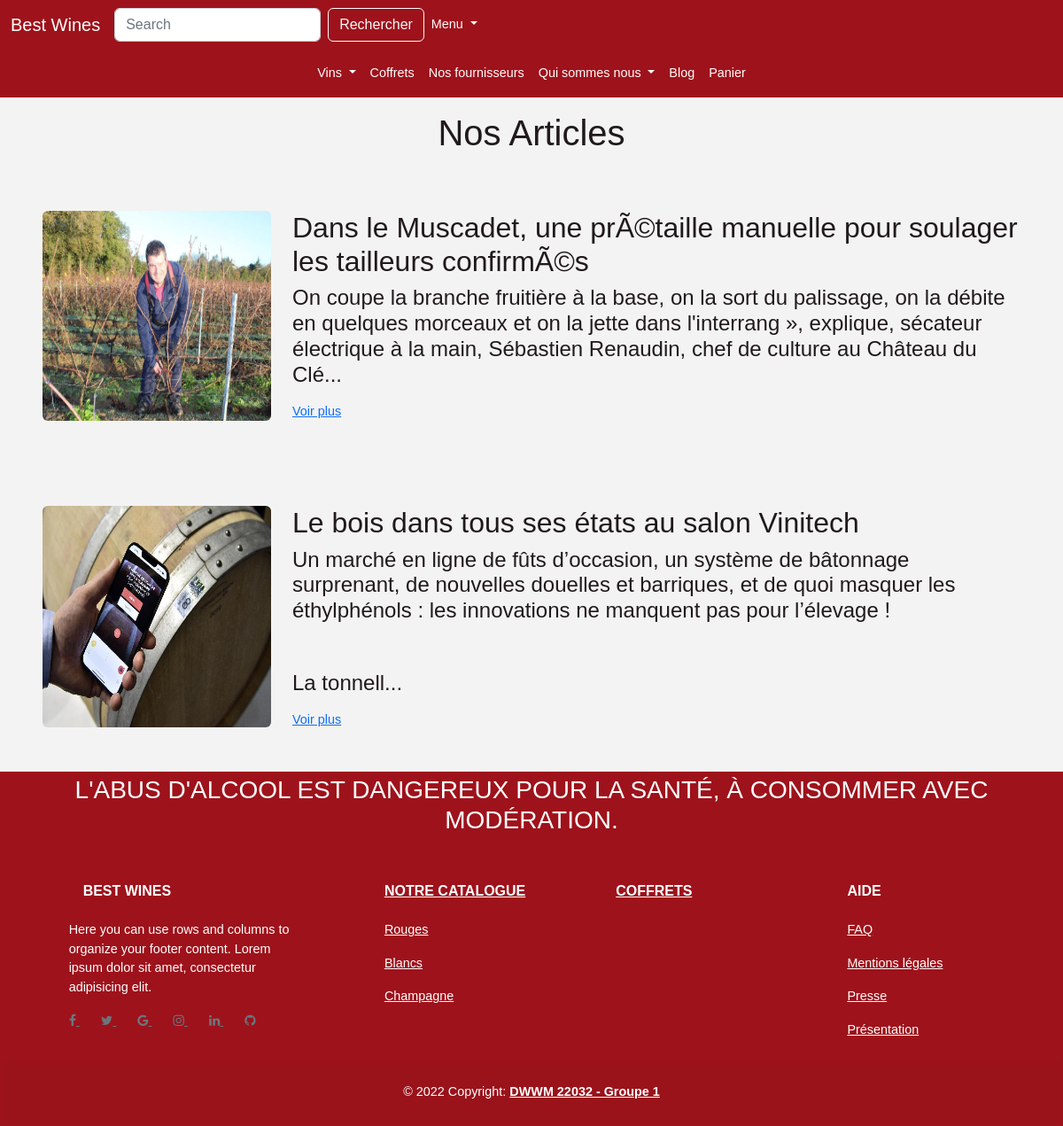
Page /blog on the committed database.
### tables this page shows
CREATE TABLE `article` (
  `id` int(11) NOT NULL,
  `title` varchar(255) NOT NULL,
  `content` text NOT NULL,
  `date` timestamp NOT NULL DEFAULT current_timestamp(),
  `id_user` int(11) DEFAULT NULL,
  `photo_article` varchar(255) DEFAULT NULL
);

### core/Controller.php (called while the page is built, shortened)
<?php
abstract class Controller
{
    public function renderView(string $view_name, array $params = []): void
    {
        extract($params);
        require_once "src/views/$view_name.php";
        require_once 'src/views/layout.php';
    }
}

### src/controllers/BlogController.php (called while the page is built, shortened)
<?php
class BlogController extends Controller
{
    public function showArticle()
    {
        $article = new Article;
        $articles = $article->findAll();
        $this->renderView('blog/index', compact('articles'));
    }
}

### core/Router.php (called while the page is built, shortened)
<?php
class Router
{
    private static array $routes = [];
    public static function register(string $request, string $action) : void
    {
        self::$routes[$request] = $action;
    }
    public static function resolve(string $request_uri) : void
    {
        $request_uri = explode("?", $request_uri)[0];
        [$controller_name , $action_name] = explode('::', self::$routes[$request_uri]);
        $instance = new $controller_name();
        call_user_func_array([$instance, $action_name], []);
    }
}

### index.php (called while the page is built, shortened)
<?php
$request_uri = str_replace(BASE_DIR, '', $_SERVER['REQUEST_URI']);
try {
    Router::resolve($request_uri);
}catch (Exception $e)
{
    echo $e->getMessage();
}

### core/Database.php (called while the page is built, shortened)
<?php
class Database
{
    private static \PDO|null $instance = null;
    public static function getPdo(): \PDO
    {
        if (self::$instance == null){
            try {
                self::$instance = new \PDO(
                    "mysql:host=".$_ENV['DATABASE_HOST'].";dbname=".$_ENV['DATABASE_NAME'],
                    $_ENV['DATABASE_USERNAME'],
                    $_ENV['DATABASE_PASSWORD'],
                    [
                        \PDO::ATTR_ERRMODE => \PDO::ERRMODE_EXCEPTION,
                        \PDO::ATTR_DEFAULT_FETCH_MODE => \PDO::FETCH_ASSOC
                    ]
                );
            }catch (\PDOException $exception){
                echo $exception->getMessage();
                die;
            }
        }
        return  self::$instance;
    }
}

### core/Model.php (called while the page is built, shortened)
<?php
abstract class Model
{
    protected \PDO $pdo;
    protected string $table_name;
    public function __construct()
    {
        $this->pdo = Database::getPdo();
    }
    public function findAll(): array
    {
        $stmt = $this->pdo->prepare(
            "SELECT * FROM {$this->table_name}"
        );
        $stmt->setFetchMode(\PDO::FETCH_ASSOC);
        $stmt->execute();
        return $stmt->fetchAll();
    }
}

### src/views/blog/index.php (the view, shortened to what this page needs)
<h1 class="text-center m-3">Nos Articles</h1>
<?php foreach ($articles as $article) : ?>
    <div class="container-fluid p-5">
        <div class="row content">
            <div class="col-lg-3 centerCard">
                <img src="<?= BASE_DIR ?>/uploads/blog/<?= $article['photo_article']; ?>" class="rounded card-bw">
            </div>
            <div class="col-lg-9 ">
                <h2><?= $article['title'] ?></h2>
                <div class="h4"><?= substr($article['content'], 0, 300) ?>...</div>
                <a href="<?= BASE_DIR ?>/blog/details?id=<?= $article['id'] ?>">Voir plus</a>
            </div>
        </div>
    </div>
<?php endforeach ?>

### assets/styles/css/style.css (style rules this page uses)
.card-bw { max-height: 250px !important; max-width: 350px !important; height: 100%; width: 100%; }
body { font-family: Arial; color: #211a1a; font-size: 0.9em; background-color: #f3f3f3; ; }
.centerCard { display: flex !important; justify-content: center !important; align-content: center !important; }

### rows in the picture
article: photo_article (picture), title "Dans le Muscadet, une prÃ©taille manuelle pour soulager les tailleurs confirmÃ©s", content "On coupe la branche fruitière à la base, on la sort du palissage, on la débite en quelques morceaux et on la jette dans l'interrang », explique, sécateur électrique à la main, Sébastien Renaudin, chef de culture au Château du Clé"
article: photo_article (picture), title "Le bois dans tous ses états au salon Vinitech", content "Un marché en ligne de fûts d’occasion, un système de bâtonnage surprenant, de nouvelles douelles et barriques, et de quoi masquer les éthylphénols : les innovations ne manquent pas pour l’élevage ! La tonnell"
